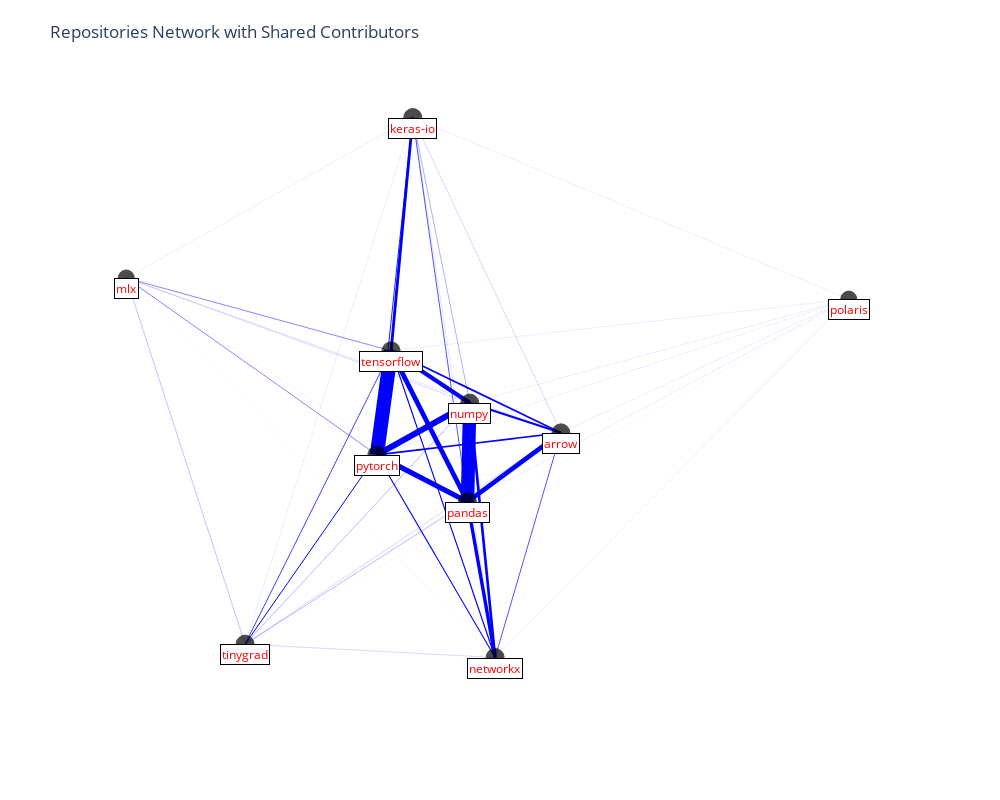

Source (notebook cell):
### Markdown cell above
### Graph Visualization

This graph visualization provides insights into the relationships between repositories based on shared contributors. The following points outline the key features and attributes of the graph:

1. **Graph Creation**:
   - **Type**: An undirected graph is created using NetworkX.
   - **Edges**: Weighted edges are added to represent the number of shared contributors between repositories.

2. **Node Positioning**:
   - **Algorithm**: Nodes are positioned using the spring layout, which aims to balance edge lengths and reduce edge crossings.

3. **Node Size**:
   - **Metric**: Node sizes are proportional to their degree, indicating the number of connections.

4. **Edge Visualization**:
   - **Smoothness**: Edges are drawn with interpolated points for a smoother appearance.
   - **Attributes**: Edge widths represent the number of shared contributors, and edges are colored blue. Hovering over an edge reveals its weight.

5. **Node Visualization**:
   - **Markers**: Nodes are displayed as markers, with sizes based on their degree and a black color scheme.
   - **Hover Information**: Labels appear when hovering over nodes, providing repository names.

6. **Annotations and Layout**:
   - **Labels**: Node labels are annotated directly on the plot with a styled background for readability.
   - **Dimensions**: The figure is sized and margined for clarity, with grid lines and tick labels disabled.

7. **Interactive Features**:
   - **User Interaction**: The Plotly figure supports interactive exploration, allowing users to hover over nodes and edges for detailed information.

This visualization helps in understanding the network structure and the strength of connections between repositories based on their shared contributors.

### Code cell
# Create a graph and add weighted edges
g = nx.Graph()
g.add_weighted_edges_from(repo_common_contributors)

# Get positions for all nodes using the spring layout algorithm
pos = nx.spring_layout(g)

# Calculate node sizes based on their degree
node_sizes = [nx.degree(g, n) for n in g.nodes()]

# Extract the x and y coordinates of the nodes
x_nodes = [pos[node][0] for node in g.nodes()]
y_nodes = [pos[node][1] for node in g.nodes()]

# Create the Plotly figure
fig = go.Figure()

# Iterate through edges to add them to the Plotly figure
for edge in g.edges(data=True):
    x0, y0 = pos[edge[0]]  # Starting coordinates of the edge
    x1, y1 = pos[edge[1]]  # Ending coordinates of the edge
    x_edges = [x0, x1]  # x-coordinates for the edge
    y_edges = [y0, y1]  # y-coordinates for the edge

    # Generate interpolated points between the nodes for smoother edges
    num_points = 500
    interp_func_x = interp1d([0, 1], x_edges)
    interp_func_y = interp1d([0, 1], y_edges)
    x_interp = interp_func_x(np.linspace(0, 1, num_points))
    y_interp = interp_func_y(np.linspace(0, 1, num_points))

    # Add edges to the figure
    fig.add_trace(go.Scatter(
        x=x_interp, y=y_interp,
        mode='lines',  # Use lines for edges
        line=dict(width=edge[2]['weight'] / 25, color='blue'),  # Set line width and color
        hoverinfo='text',  # Enable hover information
        text=[f'Shared contributors ({edge[1]}, {edge[0]}): {edge[2]["weight"]}']*num_points,  # Hover text for each edge
        showlegend=False
    ))

# Add the nodes as a scatter plot
fig.add_trace(go.Scatter(
    x=x_nodes, y=y_nodes,
    mode='markers',  # Use markers for nodes
    text=[str(node) for node in g.nodes()],  # Node labels
    marker=dict(size=[size * 2 for size in node_sizes], color='black', line=dict(color='black', width=1)),  # Set marker properties
    textposition='top center',
    textfont=dict(size=14),
    hoverinfo='text'  # Enable hover information for nodes
))

# Add annotations for the node labels
annotations = []
for node, (x, y) in pos.items():
    annotations.append(
        dict(
            x=x, y=y,
            text=str(node),  # Node label
            showarrow=False,  # Disable arrow
            xanchor='center',
            yanchor='top',
            font=dict(color='red', size=12),
            bgcolor='white',
            bordercolor='black',
            borderwidth=1,
            opacity=1.0  # Solid white background
        )
    )

# Update the layout to include annotations and adjust figure size
fig.update_layout(
    showlegend=False,  # Disable legend for edges
    annotations=annotations,
    xaxis=dict(showgrid=False, zeroline=False, showticklabels=False),
    yaxis=dict(showgrid=False, zeroline=False, showticklabels=False),
    plot_bgcolor='white',
    title='Repositories Network with Shared Contributors',
    height=800,  # Set the height of the figure
    width=1000,  # Set the width of the figure
    margin=dict(l=75, r=100, t=75, b=100)  # Adjust margins to make the figure look nicer
)

# Show the figure
fig.show()

### Figure 1 — Plotly figure (JSON) as saved in the notebook; plotly's stock layout.template omitted (floating-point values rounded to 4 significant figures; data arrays with more than 128 entries replaced by an {"elided": "..."} marker saying what was removed)
{"data": [{"hoverinfo": "text", "line": {"color": "blue", "width": 14.16}, "mode": "lines", "showlegend": false, "text": {"elided": "500 str values"}, "type": "scatter", "x": {"elided": "500 float values"}, "y": {"elided": "500 float values"}}, {"hoverinfo": "text", "line": {"color": "blue", "width": 5.2}, "mode": "lines", "showlegend": false, "text": {"elided": "500 str values"}, "type": "scatter", "x": {"elided": "500 float values"}, "y": {"elided": "500 float values"}}, {"hoverinfo": "text", "line": {"color": "blue", "width": 1}, "mode": "lines", "showlegend": false, "text": {"elided": "500 str values"}, "type": "scatter", "x": {"elided": "500 float values"}, "y": {"elided": "500 float values"}}, {"hoverinfo": "text", "line": {"color": "blue", "width": 1.64}, "mode": "lines", "showlegend": false, "text": {"elided": "500 str values"}, "type": "scatter", "x": {"elided": "500 float values"}, "y": {"elided": "500 float values"}}, {"hoverinfo": "text", "line": {"color": "blue", "width": 0.88}, "mode": "lines", "showlegend": false, "text": {"elided": "500 str values"}, "type": "scatter", "x": {"elided": "500 float values"}, "y": {"elided": "500 float values"}}, {"hoverinfo": "text", "line": {"color": "blue", "width": 1.04}, "mode": "lines", "showlegend": false, "text": {"elided": "500 str values"}, "type": "scatter", "x": {"elided": "500 float values"}, "y": {"elided": "500 float values"}}, {"hoverinfo": "text", "line": {"color": "blue", "width": 6.12}, "mode": "lines", "showlegend": false, "text": {"elided": "500 str values"}, "type": "scatter", "x": {"elided": "500 float values"}, "y": {"elided": "500 float values"}}, {"hoverinfo": "text", "line": {"color": "blue", "width": 0.08}, "mode": "lines", "showlegend": false, "text": {"elided": "500 str values"}, "type": "scatter", "x": {"elided": "500 float values"}, "y": {"elided": "500 float values"}}, {"hoverinfo": "text", "line": {"color": "blue", "width": 0.48}, "mode": "lines", "showlegend": false, "text": {"elided": "500 str values"}, "type": "scatter", "x": {"elided": "500 float values"}, "y": {"elided": "500 float values"}}, {"hoverinfo": "text", "line": {"color": "blue", "width": 0.76}, "mode": "lines", "showlegend": false, "text": {"elided": "500 str values"}, "type": "scatter", "x": {"elided": "500 float values"}, "y": {"elided": "500 float values"}}, {"hoverinfo": "text", "line": {"color": "blue", "width": 4.24}, "mode": "lines", "showlegend": false, "text": {"elided": "500 str values"}, "type": "scatter", "x": {"elided": "500 float values"}, "y": {"elided": "500 float values"}}, {"hoverinfo": "text", "line": {"color": "blue", "width": 4.76}, "mode": "lines", "showlegend": false, "text": {"elided": "500 str values"}, "type": "scatter", "x": {"elided": "500 float values"}, "y": {"elided": "500 float values"}}, {"hoverinfo": "text", "line": {"color": "blue", "width": 1.68}, "mode": "lines", "showlegend": false, "text": {"elided": "500 str values"}, "type": "scatter", "x": {"elided": "500 float values"}, "y": {"elided": "500 float values"}}, {"hoverinfo": "text", "line": {"color": "blue", "width": 2.84}, "mode": "lines", "showlegend": false, "text": {"elided": "500 str values"}, "type": "scatter", "x": {"elided": "500 float values"}, "y": {"elided": "500 float values"}}, {"hoverinfo": "text", "line": {"color": "blue", "width": 1.16}, "mode": "lines", "showlegend": false, "text": {"elided": "500 str values"}, "type": "scatter", "x": {"elided": "500 float values"}, "y": {"elided": "500 float values"}}, {"hoverinfo": "text", "line": {"color": "blue", "width": 0.08}, "mode": "lines", "showlegend": false, "text": {"elided": "500 str values"}, "type": "scatter", "x": {"elided": "500 float values"}, "y": {"elided": "500 float values"}}, {"hoverinfo": "text", "line": {"color": "blue", "width": 0.48}, "mode": "lines", "showlegend": false, "text": {"elided": "500 str values"}, "type": "scatter", "x": {"elided": "500 float values"}, "y": {"elided": "500 float values"}}, {"hoverinfo": "text", "line": {"color": "blue", "width": 4.72}, "mode": "lines", "showlegend": false, "text": {"elided": "500 str values"}, "type": "scatter", "x": {"elided": "500 float values"}, "y": {"elided": "500 float values"}}, {"hoverinfo": "text", "line": {"color": "blue", "width": 0.16}, "mode": "lines", "showlegend": false, "text": {"elided": "500 str values"}, "type": "scatter", "x": {"elided": "500 float values"}, "y": {"elided": "500 float values"}}, {"hoverinfo": "text", "line": {"color": "blue", "width": 0.68}, "mode": "lines", "showlegend": false, "text": {"elided": "500 str values"}, "type": "scatter", "x": {"elided": "500 float values"}, "y": {"elided": "500 float values"}}, {"hoverinfo": "text", "line": {"color": "blue", "width": 2.08}, "mode": "lines", "showlegend": false, "text": {"elided": "500 str values"}, "type": "scatter", "x": {"elided": "500 float values"}, "y": {"elided": "500 float values"}}, {"hoverinfo": "text", "line": {"color": "blue", "width": 0.08}, "mode": "lines", "showlegend": false, "text": {"elided": "500 str values"}, "type": "scatter", "x": {"elided": "500 float values"}, "y": {"elided": "500 float values"}}, {"hoverinfo": "text", "line": {"color": "blue", "width": 0.16}, "mode": "lines", "showlegend": false, "text": {"elided": "500 str values"}, "type": "scatter", "x": {"elided": "500 float values"}, "y": {"elided": "500 float values"}}, {"hoverinfo": "text", "line": {"color": "blue", "width": 0.12}, "mode": "lines", "showlegend": false, "text": {"elided": "500 str values"}, "type": "scatter", "x": {"elided": "500 float values"}, "y": {"elided": "500 float values"}}, {"hoverinfo": "text", "line": {"color": "blue", "width": 0.28}, "mode": "lines", "showlegend": false, "text": {"elided": "500 str values"}, "type": "scatter", "x": {"elided": "500 float values"}, "y": {"elided": "500 float values"}}, {"hoverinfo": "text", "line": {"color": "blue", "width": 13.48}, "mode": "lines", "showlegend": false, "text": {"elided": "500 str values"}, "type": "scatter", "x": {"elided": "500 float values"}, "y": {"elided": "500 float values"}}, {"hoverinfo": "text", "line": {"color": "blue", "width": 0.68}, "mode": "lines", "showlegend": false, "text": {"elided": "500 str values"}, "type": "scatter", "x": {"elided": "500 float values"}, "y": {"elided": "500 float values"}}, {"hoverinfo": "text", "line": {"color": "blue", "width": 3.4}, "mode": "lines", "showlegend": false, "text": {"elided": "500 str values"}, "type": "scatter", "x": {"elided": "500 float values"}, "y": {"elided": "500 float values"}}, {"hoverinfo": "text", "line": {"color": "blue", "width": 0.08}, "mode": "lines", "showlegend": false, "text": {"elided": "500 str values"}, "type": "scatter", "x": {"elided": "500 float values"}, "y": {"elided": "500 float values"}}, {"hoverinfo": "text", "line": {"color": "blue", "width": 0.04}, "mode": "lines", "showlegend": false, "text": {"elided": "500 str values"}, "type": "scatter", "x": {"elided": "500 float values"}, "y": {"elided": "500 float values"}}, {"hoverinfo": "text", "line": {"color": "blue", "width": 0.08}, "mode": "lines", "showlegend": false, "text": {"elided": "500 str values"}, "type": "scatter", "x": {"elided": "500 float values"}, "y": {"elided": "500 float values"}}, {"hoverinfo": "text", "line": {"color": "blue", "width": 0.16}, "mode": "lines", "showlegend": false, "text": {"elided": "500 str values"}, "type": "scatter", "x": {"elided": "500 float values"}, "y": {"elided": "500 float values"}}, {"hoverinfo": "text", "line": {"color": "blue", "width": 0.28}, "mode": "lines", "showlegend": false, "text": {"elided": "500 str values"}, "type": "scatter", "x": {"elided": "500 float values"}, "y": {"elided": "500 float values"}}, {"hoverinfo": "text", "line": {"color": "blue", "width": 0.04}, "mode": "lines", "showlegend": false, "text": {"elided": "500 str values"}, "type": "scatter", "x": {"elided": "500 float values"}, "y": {"elided": "500 float values"}}, {"hoverinfo": "text", "line": {"color": "blue", "width": 0.24}, "mode": "lines", "showlegend": false, "text": {"elided": "500 str values"}, "type": "scatter", "x": {"elided": "500 float values"}, "y": {"elided": "500 float values"}}, {"hoverinfo": "text", "line": {"color": "blue", "width": 0.32}, "mode": "lines", "showlegend": false, "text": {"elided": "500 str values"}, "type": "scatter", "x": {"elided": "500 float values"}, "y": {"elided": "500 float values"}}, {"hoverinfo": "text", "line": {"color": "blue", "width": 2.64}, "mode": "lines", "showlegend": false, "text": {"elided": "500 str values"}, "type": "scatter", "x": {"elided": "500 float values"}, "y": {"elided": "500 float values"}}, {"hoverinfo": "text", "line": {"color": "blue", "width": 0.08}, "mode": "lines", "showlegend": false, "text": {"elided": "500 str values"}, "type": "scatter", "x": {"elided": "500 float values"}, "y": {"elided": "500 float values"}}, {"hoverinfo": "text", "line": {"color": "blue", "width": 0.16}, "mode": "lines", "showlegend": false, "text": {"elided": "500 str values"}, "type": "scatter", "x": {"elided": "500 float values"}, "y": {"elided": "500 float values"}}, {"hoverinfo": "text", "line": {"color": "blue", "width": 0.12}, "mode": "lines", "showlegend": false, "text": {"elided": "500 str values"}, "type": "scatter", "x": {"elided": "500 float values"}, "y": {"elided": "500 float values"}}, {"hoverinfo": "text", "line": {"color": "blue", "width": 0.08}, "mode": "lines", "showlegend": false, "text": {"elided": "500 str values"}, "type": "scatter", "x": {"elided": "500 float values"}, "y": {"elided": "500 float values"}}, {"hoverinfo": "text", "line": {"color": "blue", "width": 0.08}, "mode": "lines", "showlegend": false, "text": {"elided": "500 str values"}, "type": "scatter", "x": {"elided": "500 float values"}, "y": {"elided": "500 float values"}}, {"hoverinfo": "text", "line": {"color": "blue", "width": 0.08}, "mode": "lines", "showlegend": false, "text": {"elided": "500 str values"}, "type": "scatter", "x": {"elided": "500 float values"}, "y": {"elided": "500 float values"}}, {"hoverinfo": "text", "line": {"color": "blue", "width": 0.04}, "mode": "lines", "showlegend": false, "text": {"elided": "500 str values"}, "type": "scatter", "x": {"elided": "500 float values"}, "y": {"elided": "500 float values"}}, {"hoverinfo": "text", "marker": {"color": "black", "line": {"color": "black", "width": 1}, "size": [18, 18, 18, 18, 18, 18, 18, 18, 16, 16]}, "mode": "markers", "text": ["pytorch", "tensorflow", "arrow", "pandas", "tinygrad", "numpy", "keras-io", "networkx", "polaris", "mlx"], "textfont": {"size": 14}, "textposition": "top center", "type": "scatter", "x": [-0.1528, -0.1181, 0.2969, 0.06847, -0.4747, 0.07418, -0.06504, 0.1361, 1, -0.765], "y": [-0.06039, 0.09318, -0.02786, -0.1296, -0.3396, 0.0161, 0.4374, -0.3593, 0.1695, 0.2006]}], "layout": {"annotations": [{"bgcolor": "white", "bordercolor": "black", "borderwidth": 1, "font": {"color": "red", "size": 12}, "opacity": 1, "showarrow": false, "text": "pytorch", "x": -0.1528, "xanchor": "center", "y": -0.06039, "yanchor": "top"}, {"bgcolor": "white", "bordercolor": "black", "borderwidth": 1, "font": {"color": "red", "size": 12}, "opacity": 1, "showarrow": false, "text": "tensorflow", "x": -0.1181, "xanchor": "center", "y": 0.09318, "yanchor": "top"}, {"bgcolor": "white", "bordercolor": "black", "borderwidth": 1, "font": {"color": "red", "size": 12}, "opacity": 1, "showarrow": false, "text": "arrow", "x": 0.2969, "xanchor": "center", "y": -0.02786, "yanchor": "top"}, {"bgcolor": "white", "bordercolor": "black", "borderwidth": 1, "font": {"color": "red", "size": 12}, "opacity": 1, "showarrow": false, "text": "pandas", "x": 0.06847, "xanchor": "center", "y": -0.1296, "yanchor": "top"}, {"bgcolor": "white", "bordercolor": "black", "borderwidth": 1, "font": {"color": "red", "size": 12}, "opacity": 1, "showarrow": false, "text": "tinygrad", "x": -0.4747, "xanchor": "center", "y": -0.3396, "yanchor": "top"}, {"bgcolor": "white", "bordercolor": "black", "borderwidth": 1, "font": {"color": "red", "size": 12}, "opacity": 1, "showarrow": false, "text": "numpy", "x": 0.07418, "xanchor": "center", "y": 0.0161, "yanchor": "top"}, {"bgcolor": "white", "bordercolor": "black", "borderwidth": 1, "font": {"color": "red", "size": 12}, "opacity": 1, "showarrow": false, "text": "keras-io", "x": -0.06504, "xanchor": "center", "y": 0.4374, "yanchor": "top"}, {"bgcolor": "white", "bordercolor": "black", "borderwidth": 1, "font": {"color": "red", "size": 12}, "opacity": 1, "showarrow": false, "text": "networkx", "x": 0.1361, "xanchor": "center", "y": -0.3593, "yanchor": "top"}, {"bgcolor": "white", "bordercolor": "black", "borderwidth": 1, "font": {"color": "red", "size": 12}, "opacity": 1, "showarrow": false, "text": "polaris", "x": 1, "xanchor": "center", "y": 0.1695, "yanchor": "top"}, {"bgcolor": "white", "bordercolor": "black", "borderwidth": 1, "font": {"color": "red", "size": 12}, "opacity": 1, "showarrow": false, "text": "mlx", "x": -0.765, "xanchor": "center", "y": 0.2006, "yanchor": "top"}], "height": 800, "margin": {"b": 100, "l": 75, "r": 100, "t": 75}, "plot_bgcolor": "white", "showlegend": false, "title": {"text": "Repositories Network with Shared Contributors"}, "width": 1000, "xaxis": {"showgrid": false, "showticklabels": false, "zeroline": false}, "yaxis": {"showgrid": false, "showticklabels": false, "zeroline": false}}}
